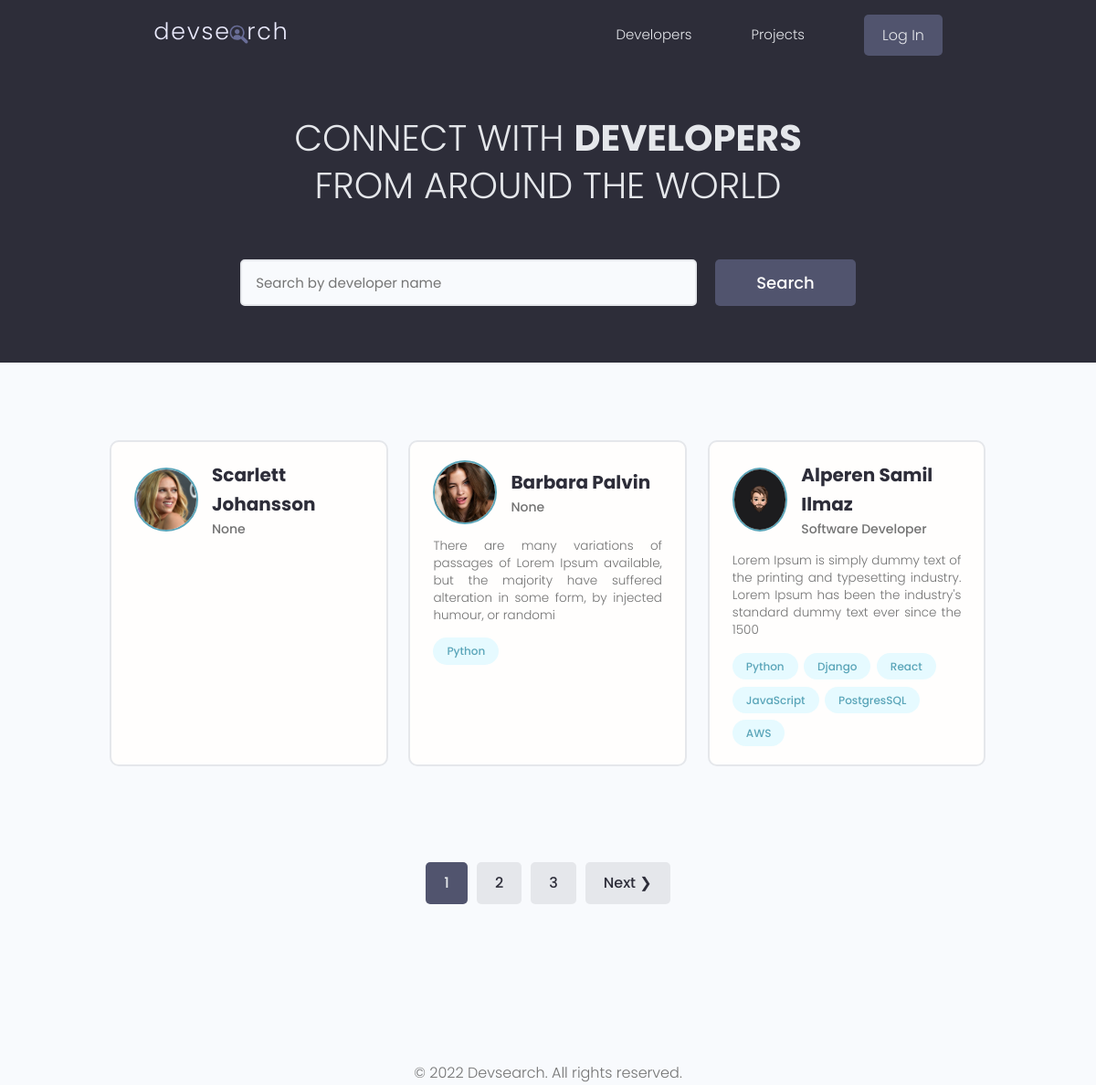
The app's page /, older data.
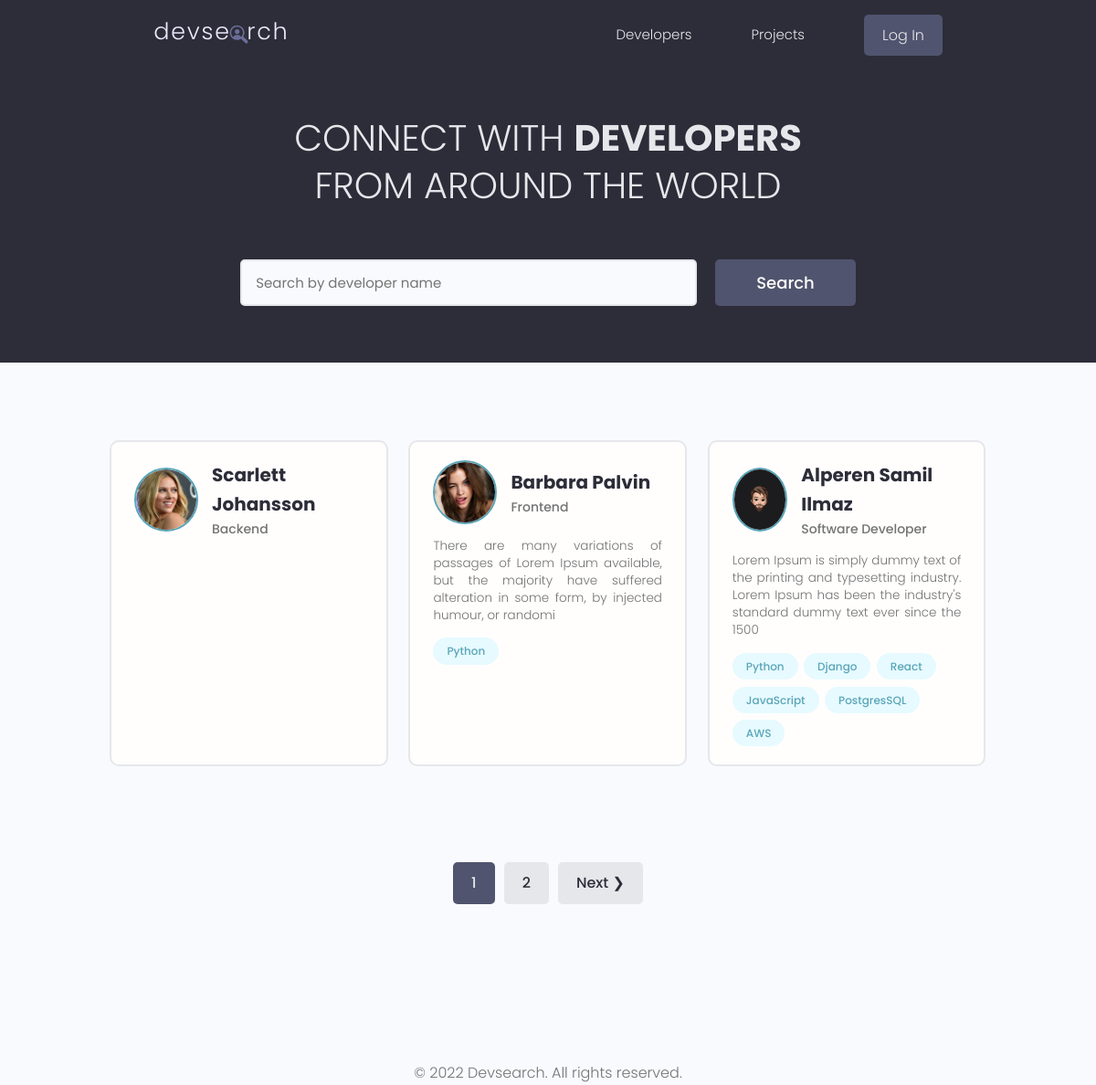
The same page, newer data.
### users/models.py (models this page shows, shortened)
class Profile(models.Model):
    user = models.OneToOneField(User, on_delete=models.CASCADE, null=True, blank=True)
    name = models.CharField(max_length=128, blank=True, null=True)
    email = models.EmailField(max_length=256, blank=True, null=True)
    username = models.CharField(max_length=128, blank=True, null=True)
    location = models.CharField(max_length=128, blank=True, null=True)
    short_intro = models.CharField(max_length=128, blank=True, null=True)
    bio = models.TextField(blank=True, null=True)
    profile_image = models.ImageField(null=True, blank=True, upload_to='profiles/', default='profiles/user-default.png')
    social_github = models.CharField(max_length=128, blank=True, null=True)
    social_stackoverflow = models.CharField(max_length=128, blank=True, null=True)
    social_twitter = models.CharField(max_length=128, blank=True, null=True)
    social_linkedin = models.CharField(max_length=128, blank=True, null=True)
    social_instagram = models.CharField(max_length=128, blank=True, null=True)
    social_website = models.CharField(max_length=128, blank=True, null=True)
    created = models.DateTimeField(auto_now_add=True)
    id = models.UUIDField(default=uuid.uuid4, unique=True, primary_key=True, editable=False)

### users/views.py (the view)
# urls.py: path('', views.profiles, name='profiles'),
def profiles(request):
    profiles, search_query = search_profiles(request)
    custom_range, profiles = paginate_profiles(request, profiles, 3)
    context = {'profiles': profiles, 'search_query': search_query, 'custom_range': custom_range}
    return render(request, 'users/profiles.html', context)

### users/models.py (called while the page is built)
    def __str__(self):
        return str(self.name)

### users/utlis.py (called while the page is built)
def paginate_profiles(request, profiles, results):
    page = request.GET.get('page')
    paginator = Paginator(profiles, results)
    try:
        profiles = paginator.page(page)
    except PageNotAnInteger:
        page = 1
        profiles = paginator.page(page)
    except EmptyPage:
        page = paginator.num_pages
        profiles = paginator.page(page)
    left_index = (int(page) - 4)
    if left_index < 1:
        left_index = 1
    right_index = (int(page) + 5)
    if right_index > paginator.num_pages:
        right_index = paginator.num_pages + 1
    custom_range = range(left_index, right_index)
    return custom_range, profiles

def search_profiles(request):
    search_query = ''
    if request.GET.get('search_query'):
        search_query = request.GET.get('search_query')
    skills = Skill.objects.filter(name__icontains=search_query)
    profiles = Profile.objects.distinct().filter(Q(name__icontains=search_query) |
                                                 Q(short_intro__icontains=search_query) |
                                                 Q(skill__in=skills))
    return profiles, search_query

### users/templates/users/profiles.html (shortened to what this page needs)
{% extends 'main.html' %}
{% block content %}
    <main class="home">
    <section class="hero-section text-center">
      <div class="container container--narrow">
        <div class="hero-section__box">
          <h2>CONNECT WITH <span>DEVELOPERS</span></h2>
          <h2>FROM AROUND THE WORLD</h2>
        </div>
        <div class="hero-section__search">
          <form id="searchForm" class="form" action="{% url 'profiles' %}" method="GET">
            <div class="form__field">
              <input class="input input--text" id="formInput#search" type="text" name="search_query"
               value = "{{ search_query }}" placeholder="Search by developer name" />
            </div>
            <input class="btn btn--sub btn--lg" type="submit" value="Search" />
          </form>
        </div>
      </div>
    </section>
    <section class="devlist">
      <div class="container">
        <div class="grid grid--three">
            {% for profile in profiles %}
              <div class="column card">
                <div class="dev">
                  <a href="{% url 'user-profile' profile.id %}" class="card__body">
                    <div class="dev__profile">
                      <img class="avatar avatar--md" src="{{ profile.profile_image.url }}" alt="image" />
                      <div class="dev__meta">
                        <h3>{{ profile.name }}</h3>
                        <h5>{{ profile.short_intro|slice:"60" }}</h5>
                      </div>
                    </div>
                    <p class="dev__info">{{ profile.bio|slice:"150" }}</p>
                    <div class="dev__skills">
                        {% for skill in profile.skill_set.all|slice:"6" %}
                          <span class="tag tag--pill tag--main">
                            <small>{{ skill }}</small>
                          </span>
                        {% endfor %}
                    </div>
                  </a>
                </div>
              </div>
            {% endfor %}
        </div>
      </div>
    </section>
    {% include 'pagination.html' with queryset=profiles custom_range=custom_range %}
  </main>
{% endblock content %}

Row changes from the older to the newer data that the page shows:
changed Profile "Scarlett Johansson": short_intro "None" → "Backend"
changed Profile "Barbara Palvin": short_intro "None" → "Frontend"
Text that changed along with them:
list line gone: "3"
